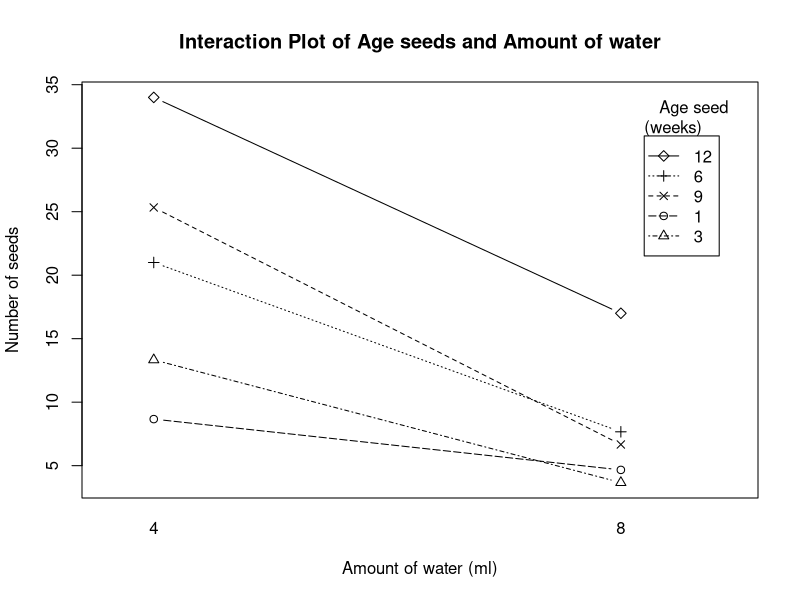
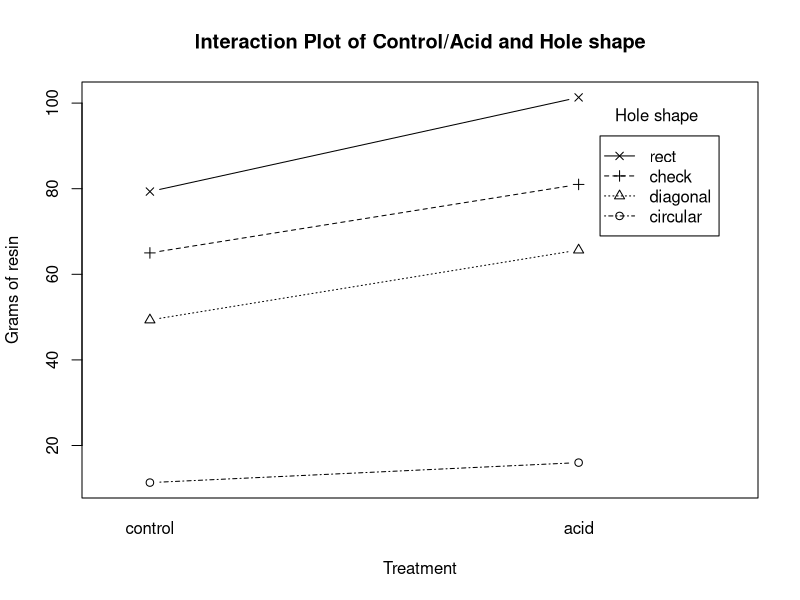
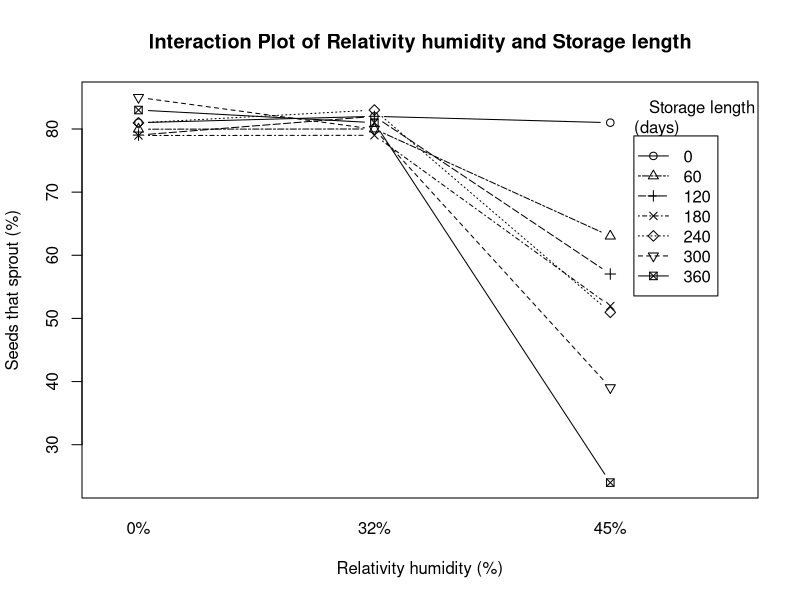
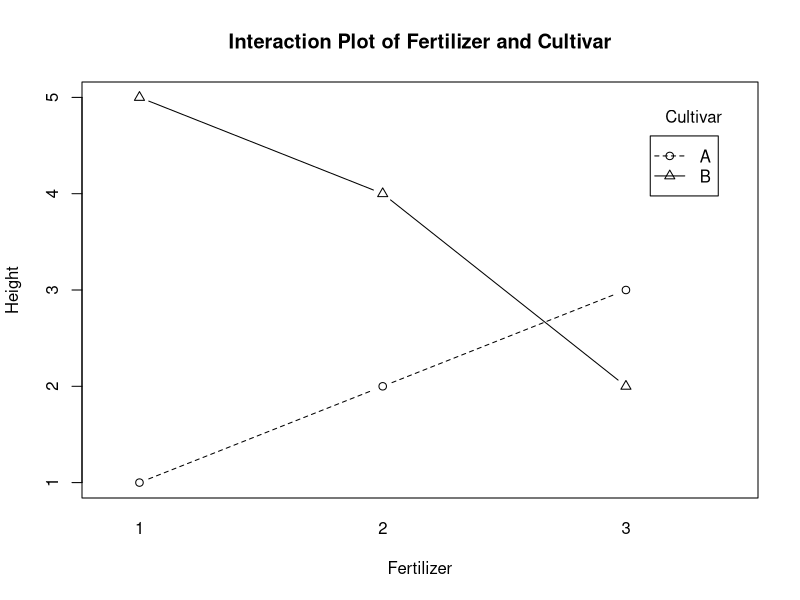
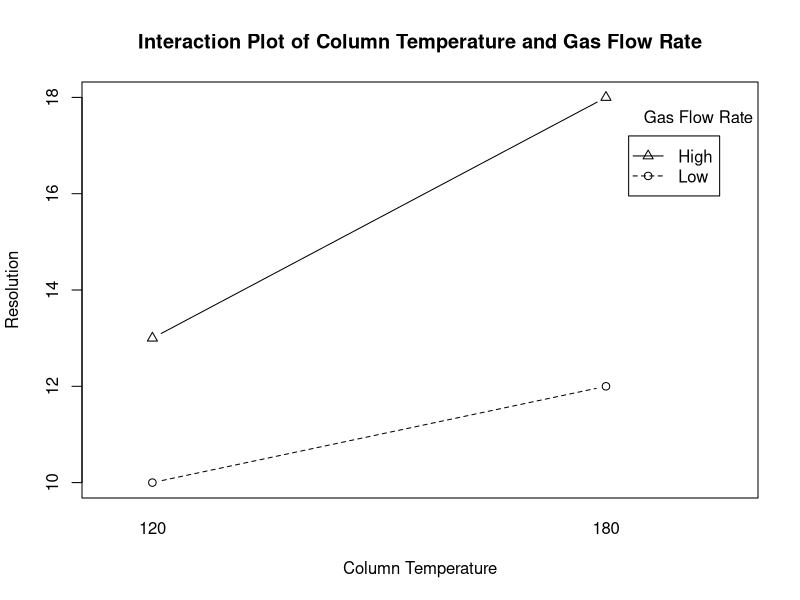
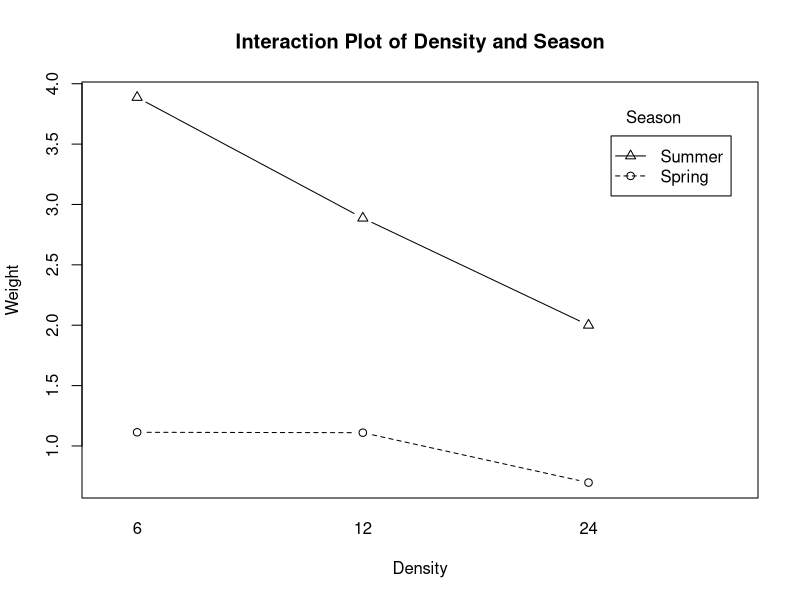

Write R code to recreate these figures, in order.
## ---- chunk 1
knitr::opts_chunk$set(echo = TRUE)
## ---- chunk 2
table <- '
|    Source   | DF |    SS   |   MS   | F |   P   |
|:-----------:|:--:|:-------:|:------:|:-:|:-----:|
|      A      |  1 |    -    | 0.0002 | - |   -   |
|      B      |  - | 180.378 |    -   | - |   -   |
| Interaction |  3 |  8.479  |    -   | - | 0.932 |
|    Error    |  8 | 158.797 |    -   |   |       |
|    Total    | 15 | 347.653 |        |   |       |
'
cat(table)
## ---- chunk 3
# calculating missing p-values

# P(F > 0.00001), df1 from the A factor, df2 from the Error
pf(q = 0.00001, df1 = 1, df2 = 8, lower.tail = F)

# P(F > 3.02917), df1 from the B factor, df2 from the Error
pf(q = 3.02917, df1 = 3, df2 = 8, lower.tail = F)
## ---- chunk 4
table <- '
|    Source   | DF |    SS   |   MS   |    F    |      P     |
|:-----------:|:--:|:-------:|:------:|:-------:|:----------:|
|      A      |  1 |  0.0002 | 0.0002 | 0.00001 |  0.9975543 |
|      B      |  3 | 180.378 | 60.126 | 3.02917 | 0.09334106 |
| Interaction |  3 |  8.479  |  2.826 | 0.14237 |    0.932   |
|    Error    |  8 | 158.797 | 19.849 |         |            |
|    Total    | 15 | 347.653 |        |         |            |
'
cat(table)
## ---- chunk 5
df <- expand.grid(h20 = c(4, 8), age_seeds = c(1, 3, 6, 9, 12))
df <- rbind(df, df, df)  # 3 reps
df <- df[order(df$h20), ]
rownames(df) <- 1:nrow(df)  # fix row numbers
df$h20 <- as.factor(df$h20)
df$age_seeds <- as.factor(df$age_seeds)

# assign response
df$seeds <- c(
  11, 7, 9, 13, 20,
  9, 16, 19, 35, 37,
  6, 17, 35, 28, 45,
  8, 1, 5, 1, 11,
  3, 7, 9, 10, 15,
  3, 3, 9, 9, 25
)

tibble::glimpse(df)
## ---- chunk 6
with(df, {interaction.plot(h20, age_seeds, seeds, type = 'b',
                           pch = c(1, 2, 3, 4, 5), leg.bty = 'o',
                           main = 'Interaction Plot of Age seeds and Amount of water',
                           xlab = 'Amount of water (ml)', ylab = 'Number of seeds',
                           trace.label = 'Age seed\n(weeks)')})
## ---- chunk 7
fit <- aov(seeds ~ h20 * age_seeds, data = df)
summary(fit)
## ---- chunk 8
# similar idea of the previous question
df <- expand.grid(
  acid = c('control', 'acid'), 
  shape = c('circular', 'diagonal', 'check', 'rect')
)
df <- rbind(df, df, df)
df$acid <- factor(df$acid, c('control', 'acid'))  # control level first
df$shape <- as.factor(df$shape)
df <- df[order(df$acid), ]
rownames(df) <- 1:nrow(df)
df$resin <- c(
  9, 43, 60, 77,
  13, 48, 65, 70,
  12, 57, 70, 91,
  15, 66, 75, 97,
  13, 58, 78, 108,
  20, 73, 90, 99
)
tibble::glimpse(df)
## ---- chunk 9
with(df, {interaction.plot(acid, shape, resin, type = 'b',
                           pch = c(1, 2, 3, 4), leg.bty = 'o',
                           main = 'Interaction Plot of Control/Acid and Hole shape',
                           xlab = 'Treatment', ylab = 'Grams of resin',
                           trace.label = 'Hole shape')})
## ---- chunk 10
fit <- aov(resin ~ acid * shape, data = df)
summary(fit)
## ---- chunk 11
fit_tukey <- TukeyHSD(fit, ordered = F)
fit_tukey
## ---- chunk 12
df <- expand.grid(
  rel_hum = c('0%', '32%', '45%'), 
  storage_length = c(0, 60, 120, 180, 240, 300, 360)
)
df <- rbind(df, df, df)  # 3 reps
df$rel_hum <- as.factor(df$rel_hum)
df$storage_length <- as.factor(df$storage_length)
df <- df[order(df$rel_hum), ]
rownames(df) <- 1:nrow(df)
df$seeds_sprout <- c(
  82.1,	78.6,	79.8,	82.3,	81.7,	85,	82.7,
  79,	80.8,	79.1,	75.5,	80.1,	87.9,	84.6,
  81.9,	80.5,	78.2,	79.1,	81.1,	82.1,	81.7,
  83.1,	78.1,	80.4,	77.8,	83.8,	82,	81,
  80.5,	83.6,	81.8,	80.4,	83.7,	77.6,	78.9,
  82.4,	78.3,	83.8,	78.8,	81.5,	80.3,	83.1,
  83.1,	66.5,	52.9,	52.9,	52.2,	38.6,	25.2,
  78.9,	61.4,	58.9,	54.3,	51.9,	37.9,	25.8,
  81,	61.2,	59.3,	48.7, 48.8,	40.6,	21
)
tibble::glimpse(df)
## ---- chunk 13
with(df, {interaction.plot(rel_hum, storage_length, seeds_sprout, type = 'b',
                           pch = c(1, 2, 3, 4, 5, 6, 7), leg.bty = 'o',
                           main = 'Interaction Plot of Relativity humidity and Storage length',
                           xlab = 'Relativity humidity (%)', ylab = 'Seeds that sprout (%)',
                           trace.label = 'Storage length\n(days)')})
## ---- chunk 14
fit <- aov(seeds_sprout ~ rel_hum * storage_length, data = df)
summary(fit)
## ---- chunk 15
set.seed(2023)
df <- expand.grid(herbicide = c('A', 'B', 'C'), nitrogen = as.factor(c(0, 100)))
df <- rbind(df, df)  # 2 reps
df <- df[sample(1:nrow(df)), ]  # randomly assign each treatment to an experimental unit
rownames(df) <- 1:nrow(df)  # fix row names
df
## ---- chunk 16
data <-data.frame(
  Fertilizer = as.factor(c(1, 2, 3, 1, 2, 3)),
  Cultivar = as.factor(c("A", "A", "A", "B", "B", "B")),
  height = c(1, 2, 3, 5, 4, 2)
)
data
## ---- chunk 17
with(data, {interaction.plot(Fertilizer, Cultivar, height, type = 'b',
                             pch = c(1, 2), leg.bty = 'o',
                             main = 'Interaction Plot of Fertilizer and Cultivar',
                             xlab = 'Fertilizer', ylab = 'Height',
                             trace.label = 'Cultivar')})
## ---- chunk 18
df <- data.frame(
  col_temp = as.factor(c(120, 120, 180, 180)),
  gas_flow_rate = factor(c('Low', 'High', 'Low', 'High'), levels = c('Low', 'High')),
  resolution = c(10, 13, 12, 18)
)
df
## ---- chunk 19
with(df, {interaction.plot(col_temp, gas_flow_rate, resolution, type = 'b',
                           pch = c(1, 2), leg.bty = 'o',
                           main = 'Interaction Plot of Column Temperature and Gas Flow Rate',
                           xlab = 'Column Temperature', ylab = 'Resolution',
                           trace.label = 'Gas Flow Rate')})
## ---- chunk 20
df <- read.csv('HW3_Q8.csv')
df$density <- as.factor(df$density)
df$season <- as.factor(df$season)
tibble::glimpse(df)
## ---- chunk 21
with(df, {interaction.plot(density, season, y, type = 'b',
                           pch = c(1, 2), leg.bty = 'o',
                           main = 'Interaction Plot of Density and Season',
                           xlab = 'Density', ylab = 'Weight',
                           trace.label = 'Season')})
## ---- chunk 22
fit <- aov(y ~ density * season, data = df)
summary(fit)
## ---- chunk 23
df <- read.csv('HW3_Q8.csv')
df$density <- as.factor(df$density)
df$season <- as.factor(df$season)
tibble::glimpse(df)
## ---- chunk 24
# same number of reps
table(df$density, df$season, dnn = c('density', 'season'))
## ---- chunk 25
# type I sum of squares
fit <- lm(y ~ density * season, data = df)
anova(fit)
## ---- chunk 26
# type II sum of squares
ssII <- car::Anova(fit, type = 'II')
ssII
## ---- chunk 27
# type III sum of squares
fit_contr <- lm(y ~ density * season, data = df, 
                contrasts = list(density = contr.sum, season = contr.sum))
ssIII <- car::Anova(fit_contr, type = 'III')
ssIII
